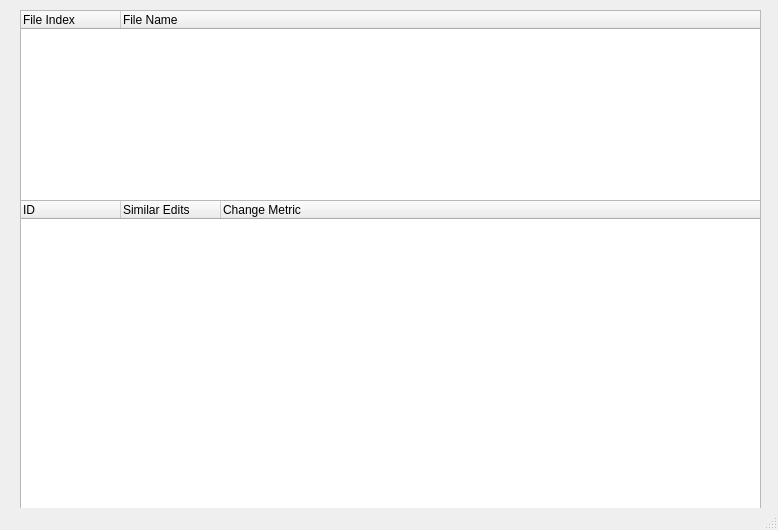
<?xml version="1.0" encoding="UTF-8"?>
<ui version="4.0">
 <class>RepOutput</class>
 <widget class="QMainWindow" name="RepOutput">
  <property name="geometry">
   <rect>
    <x>0</x>
    <y>0</y>
    <width>778</width>
    <height>530</height>
   </rect>
  </property>
  <property name="contextMenuPolicy">
   <enum>Qt::DefaultContextMenu</enum>
  </property>
  <property name="windowTitle">
   <string>Repertoire: Browse similar edits</string>
  </property>
  <property name="whatsThis">
   <string>Repertoire: Browse similar edits</string>
  </property>
  <widget class="QWidget" name="centralwidget">
   <widget class="QTreeWidget" name="cloneList">
    <property name="geometry">
     <rect>
      <x>20</x>
      <y>200</y>
      <width>741</width>
      <height>332</height>
     </rect>
    </property>
    <property name="mouseTracking">
     <bool>true</bool>
    </property>
    <property name="focusPolicy">
     <enum>Qt::ClickFocus</enum>
    </property>
    <property name="contextMenuPolicy">
     <enum>Qt::CustomContextMenu</enum>
    </property>
    <column>
     <property name="text">
      <string>ID</string>
     </property>
    </column>
    <column>
     <property name="text">
      <string>Similar Edits</string>
     </property>
    </column>
    <column>
     <property name="text">
      <string>Change Metric</string>
     </property>
    </column>
   </widget>
   <widget class="QTreeWidget" name="fileList">
    <property name="geometry">
     <rect>
      <x>20</x>
      <y>10</y>
      <width>741</width>
      <height>191</height>
     </rect>
    </property>
    <column>
     <property name="text">
      <string>File Index</string>
     </property>
    </column>
    <column>
     <property name="text">
      <string>File Name</string>
     </property>
    </column>
   </widget>
  </widget>
  <widget class="QMenuBar" name="menubar">
   <property name="geometry">
    <rect>
     <x>0</x>
     <y>0</y>
     <width>778</width>
     <height>25</height>
    </rect>
   </property>
  </widget>
  <widget class="QStatusBar" name="statusbar"/>
 </widget>
 <resources/>
 <connections/>
</ui>
